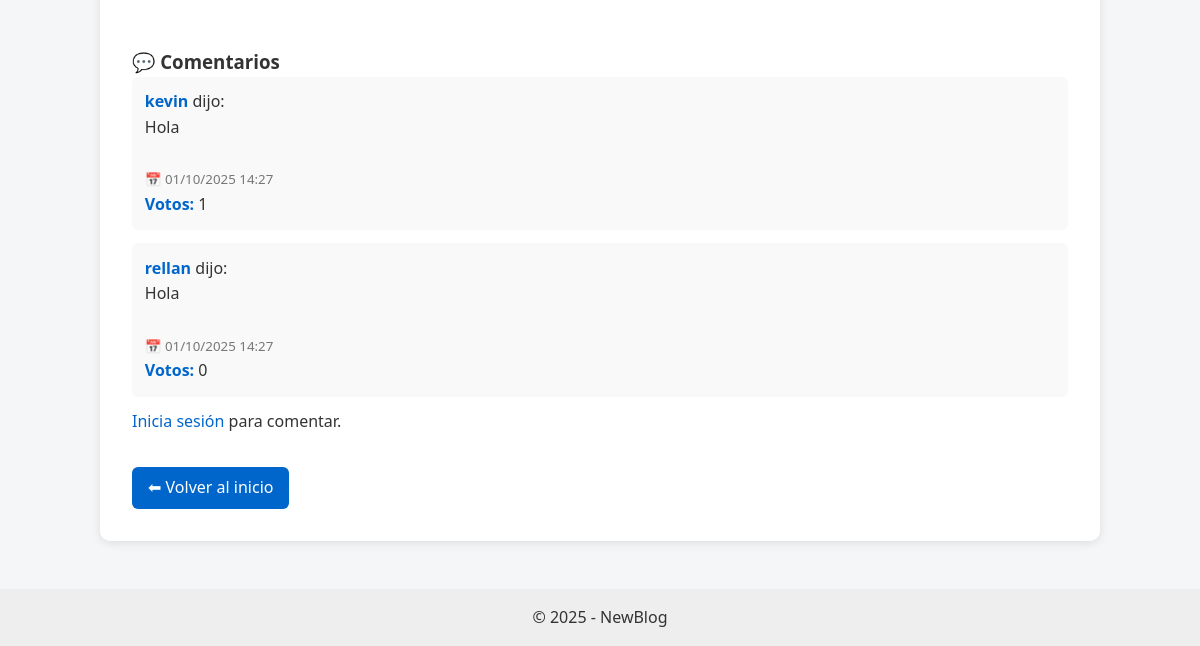
The page /post/7/ (lower part) on the database as committed earlier.
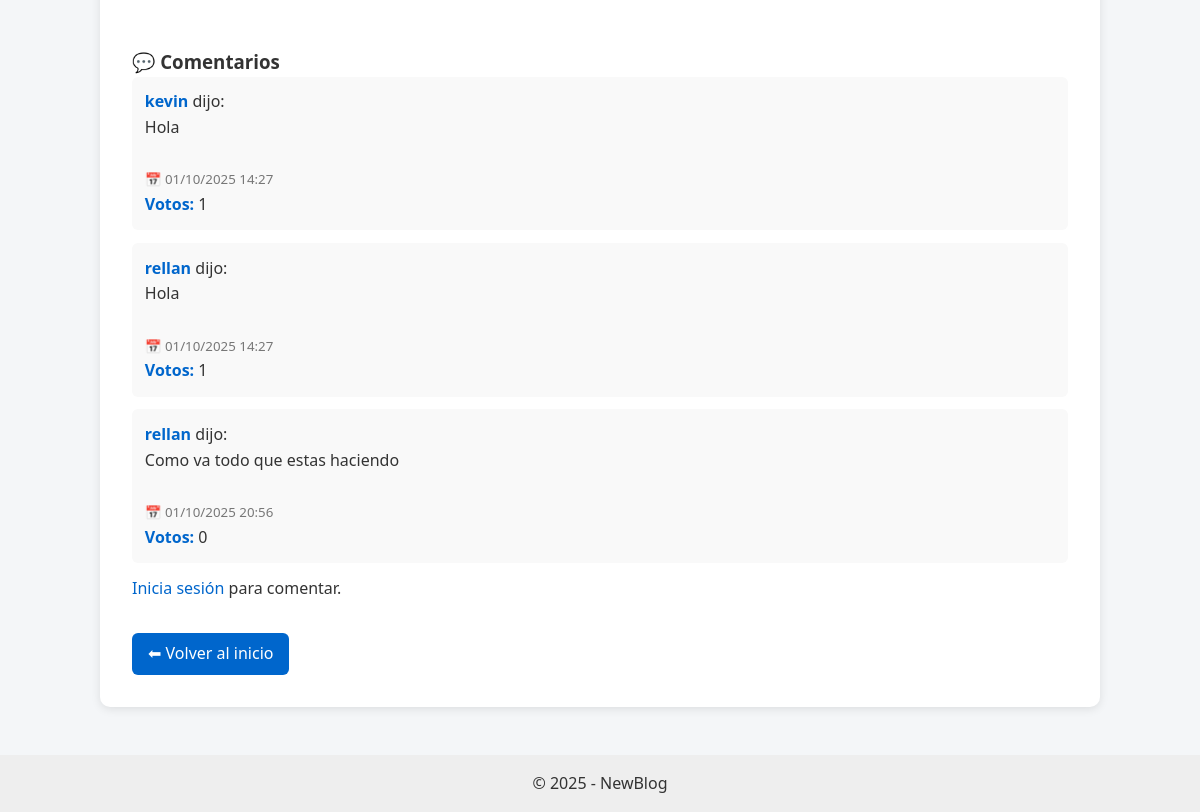
The same page on the database as committed later.
### blog/models.py (models this page shows, shortened)
class Comentario(models.Model):
    post = models.ForeignKey(Post, related_name="comentarios", on_delete=models.CASCADE)
    autor = models.ForeignKey(User, on_delete=models.CASCADE)
    contenido = models.TextField()
    fecha_creacion = models.DateTimeField(auto_now_add=True)
    reportado = models.BooleanField(default=False)
    destacado = models.BooleanField(default=False)
    def votos_totales(self):
        return self.votos.filter(valor=1).count() - self.votos.filter(valor=-1).count()

### blog/views.py (the view)
# urls.py: path("post/<int:id>/", views.post_detalle, name="post_detalle"),
def post_detalle(request, id):
    post = get_object_or_404(Post, id=id)
    if request.method == "POST" and "comentario" in request.POST:
        if not request.user.is_authenticated:
            return redirect("login")
        form = ComentarioForm(request.POST)
        if form.is_valid():
            comentario = form.save(commit=False)
            comentario.post = post
            comentario.autor = request.user
            comentario.save()
            patron = r'@(\w+)'  # palabras alfanuméricas tras @
            menciones = re.findall(patron, comentario.contenido)
            for username in menciones:
                try:
                    mencionado = User.objects.get(username=username)
                    if mencionado != request.user:
                        Notificacion.objects.create(
                            usuario=mencionado,
                            actor=request.user,
                            comentario=comentario,
                            post=post,
                            mensaje=f"{request.user.username} te mencionó en un comentario en '{post.titulo}'",
                        )
                except User.DoesNotExist:
                    pass
            return redirect("post_detalle", id=post.id)
    else:
        form = ComentarioForm()
    destacados = post.comentarios.filter(destacado=True).order_by("-fecha_creacion")
    normales = sorted(
        post.comentarios.filter(destacado=False),
        key=lambda c: c.votos_totales(),
        reverse=True,
    )
    conteos = {
        "like": post.reacciones.filter(tipo="like").count(),
        "love": post.reacciones.filter(tipo="love").count(),
        "laugh": post.reacciones.filter(tipo="laugh").count(),
    }
    ya_reacciono = {"like": False, "love": False, "laugh": False}
    if request.user.is_authenticated:
        ya_reacciono = {
            "like": post.reacciones.filter(usuario=request.user, tipo="like").exists(),
            "love": post.reacciones.filter(usuario=request.user, tipo="love").exists(),
            "laugh": post.reacciones.filter(usuario=request.user, tipo="laugh").exists(),
        }
    return render(request, "blog/post_detalle.html", {
        "post": post,
        "destacados": destacados,   # lista de Comentario destacados
        "comentarios": normales,    # lista de Comentario no destacados
        "form": form,
        "conteos": conteos,
        "ya_reacciono": ya_reacciono,
    })

### blog/context_processors.py (called while the page is built)
def notificaciones_context(request):
    if request.user.is_authenticated:
        return {
            "notificaciones_no_leidas": request.user.notificaciones.filter(leido=False).count()
        }
    return {"notificaciones_no_leidas": 0}

### blog/templates/blog/post_detalle.html (shortened to what this page needs)
{% extends "base.html" %}
{% block content %}
  <div class="post-detail">
    <div class="comments">
      <h3 style="margin-top:2rem;">💬 Comentarios</h3>
      {% if comentarios %}
        <ul class="comment-list">
          {% for comentario in comentarios %}
            <li class="comment-item {% if comentario.destacado %}destacado{% endif %}">
              <strong>{{ comentario.autor.username }}</strong> dijo:<br>
              {{ comentario.contenido|linebreaks }}
              <br>
              <small style="color:#777;">📅 {{ comentario.fecha_creacion|date:"d/m/Y H:i" }}</small>
              <br>
              <strong>Votos:</strong> {{ comentario.votos_totales }}
              <br>
            </li>
          {% endfor %}
        </ul>
      {% else %}
        <p>No hay comentarios todavía. Sé el primero en comentar 🎉</p>
      {% endif %}
      {% if user.is_authenticated %}
        <form method="post" class="comment-form">
          {% csrf_token %}
          {{ form.as_p }}
          <button type="submit" name="comentario" class="btn">➕ Agregar comentario</button>
        </form>
      {% else %}
        <p><a href="{% url 'login' %}">Inicia sesión</a> para comentar.</p>
      {% endif %}
    </div>
    <div style="margin-top:2rem;">
      <a href="{% url 'home' %}" class="btn">⬅ Volver al inicio</a>
    </div>
  </div>
{% endblock %}

Rows that differ between the two databases and show on the page:
computed for Comentario (number 2 of 3 on the later page): votos_totales "0" → "1"
added Comentario: autor.username "rellan", contenido "Como va todo que estas haciendo", fecha_creacion "01/10/2025 20:56", votos_totales "0"
